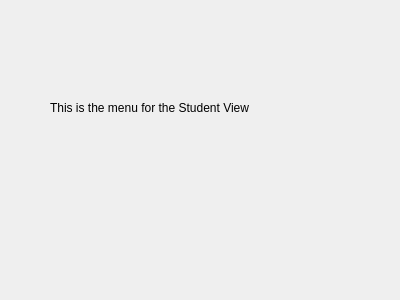
<?xml version="1.0" encoding="UTF-8"?>
<ui version="4.0">
 <class>SecondDialog</class>
 <widget class="QDialog" name="SecondDialog">
  <property name="geometry">
   <rect>
    <x>0</x>
    <y>0</y>
    <width>400</width>
    <height>300</height>
   </rect>
  </property>
  <property name="windowTitle">
   <string>Dialog</string>
  </property>
  <widget class="QLabel" name="label">
   <property name="geometry">
    <rect>
     <x>50</x>
     <y>100</y>
     <width>261</width>
     <height>16</height>
    </rect>
   </property>
   <property name="text">
    <string>This is the menu for the Student View</string>
   </property>
  </widget>
 </widget>
 <resources/>
 <connections/>
</ui>
